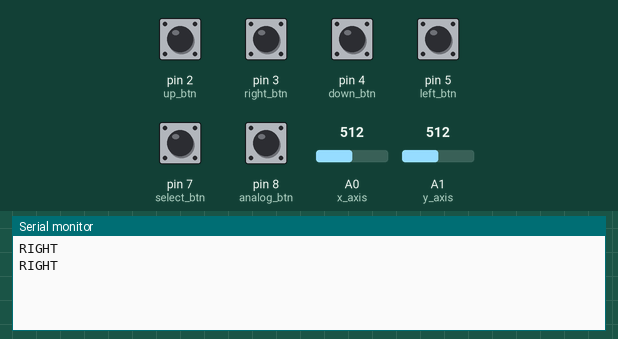
A sketch run on a simulated Arduino Uno, built with avr-gcc and run on an emulated ATmega328P. Parts: the last lines printed to the serial monitor. Inputs (shaded band) come from the test bench; at power-on: pin 2 (up_btn), pin 3 (right_btn), pin 4 (down_btn), pin 5 (left_btn), pin 7 (select_btn), pin 8 (analog_btn) HIGH, A0 (x_axis) = 512, A1 (y_axis) = 512. No radio packets arrive unless stated.

Above: at 1.2 s.
1.3 s: A0 (x_axis) set to 497
At 2.6 s:
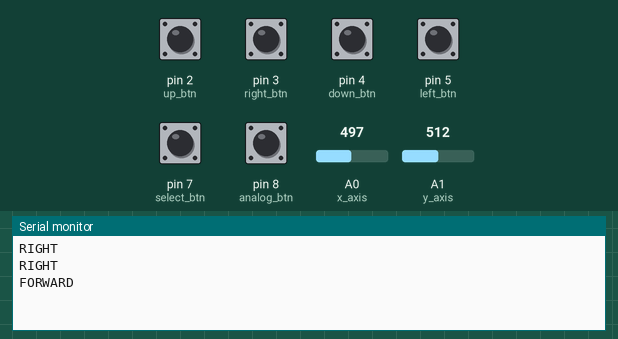
4.2 s: pin 2 (up_btn) pulled LOW for 1 s
At 5.32 s:
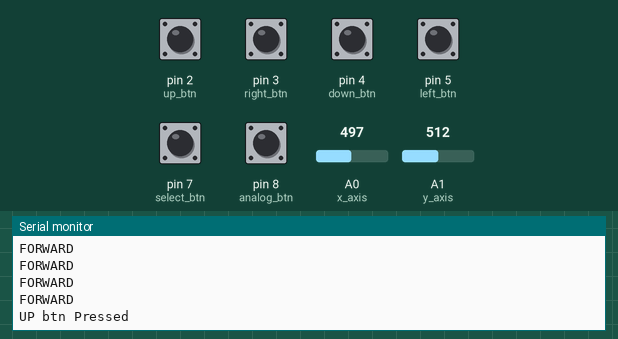
6.7 s: pin 3 (right_btn) pulled LOW for 0.5 s
At 7.23 s:
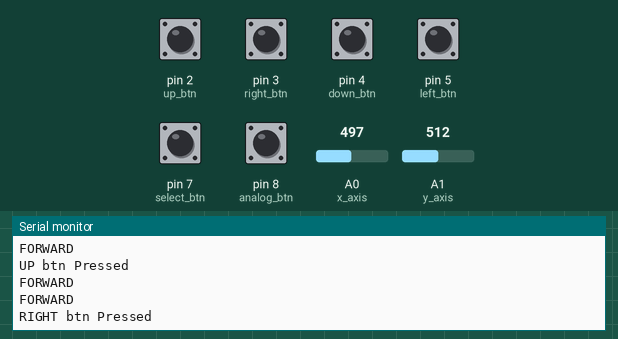
8.7 s: pin 4 (down_btn) pulled LOW for 1 s
At 9.94 s:
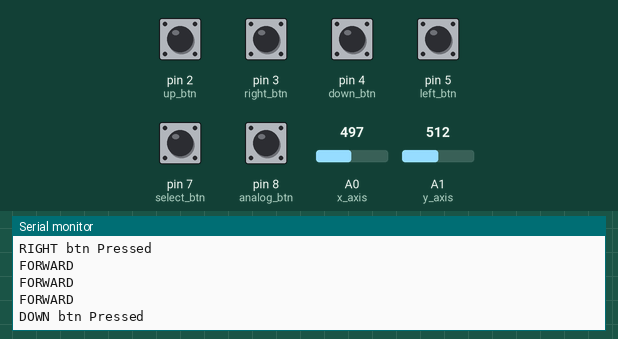
11.2 s: pin 5 (left_btn) pulled LOW for 0.5 s
At 11.84 s:
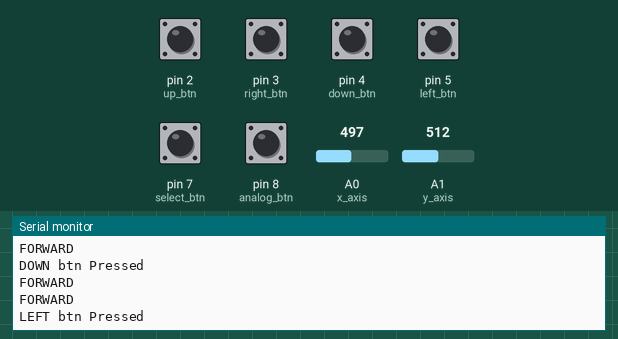
13.2 s: pin 7 (select_btn) pulled LOW for 0.5 s
At 13.75 s:
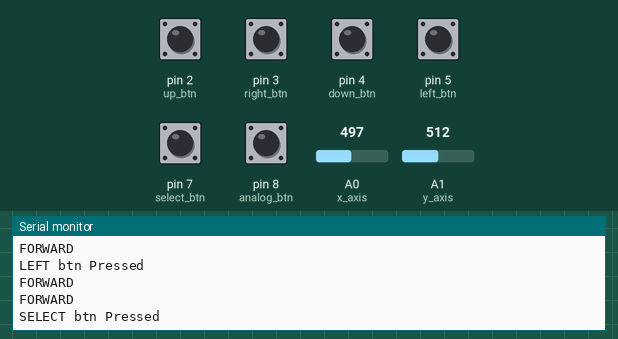

The sketch:

transmitter.ino
```cpp
#include <nRF24L01.h>
#include <RF24.h>
#include <SPI.h>

#define CE_PIN 9
#define CSN_PIN 10

int up_btn = 2;
int down_btn = 4;
int left_btn = 5;
int right_btn = 3;
int start_btn = 6;
int select_btn = 7;
int analog_btn = 8;
int x_axis = A0;
int y_axis = A1;

int threshold_x = 512;
int threshold_y = 503;

int buttons[] = {up_btn, down_btn, left_btn, right_btn, start_btn, select_btn, analog_btn};

const uint64_t pipe = 0xE8E8F0F0E1LL;
RF24 radio(CE_PIN, CSN_PIN);
char msg[20] = "";

void setup() {
  // put your setup code here, to run once:
  for (int i; i< 7;i++){
    pinMode(buttons[i], INPUT);
    digitalWrite(buttons[i], HIGH);
  }
  Serial.begin(9600);
  radio.begin();
  radio.openWritingPipe(pipe);
}

void loop() {
  // put your main code here, to run repeatedly:
  if(digitalRead(up_btn) == LOW){
    char msg[] = "up";
    radio.write(&msg, sizeof(msg));
    delay(300);
    Serial.println("UP btn Pressed");
  }
  if(digitalRead(down_btn) == LOW){
    char msg[] = "down";
    radio.write(&msg, sizeof(msg));
    delay(300);
    Serial.println("DOWN btn Pressed");
  }
  if(digitalRead(left_btn) == LOW){
    char msg[] = "left";
    radio.write(&msg, sizeof(msg));
    delay(300);
    Serial.println("LEFT btn Pressed");
  }
  if(digitalRead(right_btn) == LOW){
    char msg[] = "right";
    radio.write(&msg, sizeof(msg));
    delay(300);
    Serial.println("RIGHT btn Pressed");
  }
  if(digitalRead(select_btn) == LOW){
    char msg[] = "select";
    radio.write(&msg, sizeof(msg));
    delay(300);
    Serial.println("SELECT btn Pressed");
  }
  if(digitalRead(analog_btn) == LOW){
    char msg[] = "analogbut";
    radio.write(&msg, sizeof(msg));
    delay(300);
    Serial.println("ANALOG btn Pressed");
  }
  //Serial.print("\n X = "), Serial.print(analogRead(x_axis)), Serial.print("\n Y = "), Serial.print(analogRead(y_axis));
  //Serial.println(" ");

  if (analogRead(x_axis) < threshold_x-2){
    char msg[] = "FORWARD";
    radio.write(&msg, sizeof(msg));
    delay(300);
    Serial.println("FORWARD");
  }

  else if (analogRead(x_axis) > threshold_x+2){
    char msg[] = "BACKWARD";
    radio.write(&msg, sizeof(msg));
    delay(300);
    Serial.println("BACKWARD");
  }

  else if (analogRead(y_axis) < threshold_y-2){
    char msg[] = "LEFT";
    radio.write(&msg, sizeof(msg));
    delay(300);
    Serial.println("LEFT");
  }

  else if (analogRead(y_axis) > threshold_y+2){
    char msg[] = "RIGHT";
    radio.write(&msg, sizeof(msg));
    delay(300);
    Serial.println("RIGHT");
  }
  else{
    char msg[] = "STOP";
    radio.write(&msg, sizeof(msg));
    delay(300);
    Serial.println("STOP");
  }


  delay(500);
  Serial.flush();
}
```

Measured:
- the behaviour switches between 510 and 509 on A0 (x_axis) (found by bisection; images 0 and 1)
- after the input at 1.3 s, the serial monitor: prints a new line after 0.61 s (image 1)
- after the input at 4.2 s, the serial monitor: prints a new line after 0.92 s (image 2)
- after the input at 6.7 s, the serial monitor: prints a new line after 0.32 s (image 3)
- after the input at 8.7 s, the serial monitor: prints a new line after 1.0 s (image 4)
- after the input at 11.2 s, the serial monitor: prints a new line after 0.44 s (image 5)
- after the input at 13.2 s, the serial monitor: prints a new line after 0.34 s (image 6)
